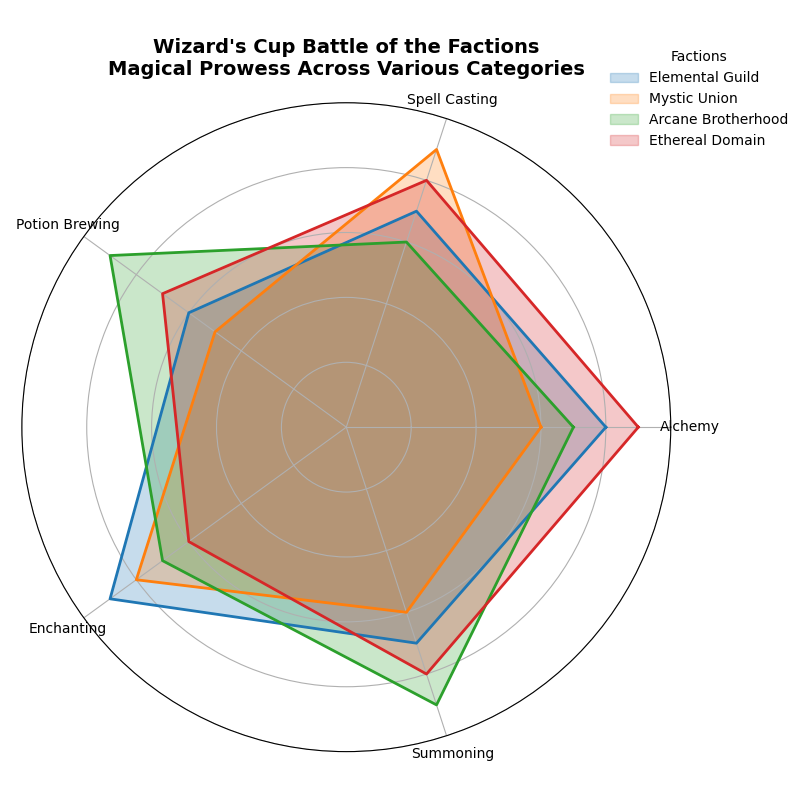

Python code for this plot:
import matplotlib.pyplot as plt
import numpy as np

# The story: In an alternate universe, different factions of wizards are competing in the Wizard's Cup, demonstrating their magical prowess across five categories. The factions are evaluated across these categories to determine the ultimate wizarding power balance.

# Define magical categories
categories = ['Alchemy', 'Spell Casting', 'Potion Brewing', 'Enchanting', 'Summoning']
N = len(categories)

# Magical power ratings for each faction
wizard_factions = {
    'Elemental Guild': [8, 7, 6, 9, 7],
    'Mystic Union': [6, 9, 5, 8, 6],
    'Arcane Brotherhood': [7, 6, 9, 7, 9],
    'Ethereal Domain': [9, 8, 7, 6, 8]
}

# Convert data to numpy array and ensure the radar chart is closed
data = {name: np.array(values + [values[0]]) for name, values in wizard_factions.items()}

# Compute the angles for radar chart
angles = np.linspace(0, 2 * np.pi, N, endpoint=False).tolist()
angles += angles[:1]

# Define colors for each faction
colors = ['#1f77b4', '#ff7f0e', '#2ca02c', '#d62728']

# Create radar chart
fig, ax = plt.subplots(figsize=(8, 8), subplot_kw=dict(polar=True))

# Plot each faction's magical abilities
for (name, values), color in zip(data.items(), colors):
    ax.fill(angles, values, color=color, alpha=0.25, label=name)
    ax.plot(angles, values, color=color, linewidth=2)

# Customize the radar chart
ax.set_xticks(angles[:-1])
ax.set_xticklabels(categories, fontsize=10)
ax.set_yticklabels([])  # Hide radial labels
ax.set_ylim(0, 10)

# Add title and legend
ax.set_title('Wizard\'s Cup Battle of the Factions\nMagical Prowess Across Various Categories', size=14, weight='bold', pad=20)
ax.legend(loc='upper right', bbox_to_anchor=(1.2, 1.1), title="Factions", frameon=False)

# Adjust layout to prevent overlap
plt.tight_layout()

# Display the radar chart
plt.show()
